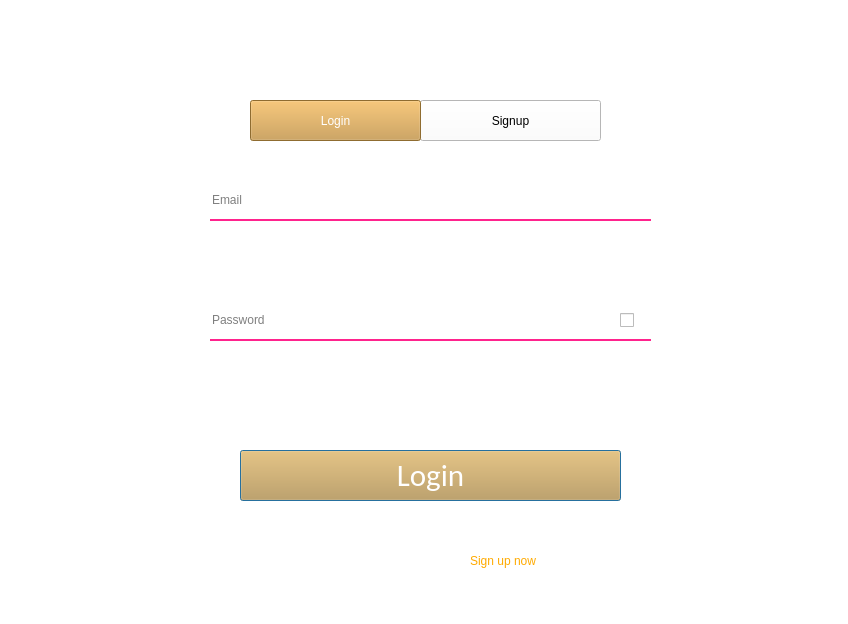
<?xml version="1.0" encoding="UTF-8"?>
<ui version="4.0">
 <class>Dialog</class>
 <widget class="QDialog" name="Dialog">
  <property name="geometry">
   <rect>
    <x>0</x>
    <y>0</y>
    <width>848</width>
    <height>624</height>
   </rect>
  </property>
  <property name="windowTitle">
   <string>Dialog</string>
  </property>
  <property name="layoutDirection">
   <enum>Qt::LeftToRight</enum>
  </property>
  <property name="autoFillBackground">
   <bool>false</bool>
  </property>
  <property name="styleSheet">
   <string notr="true">background-color: rgb(255, 255, 255);</string>
  </property>
  <property name="locale">
   <locale language="English" country="UnitedKingdom"/>
  </property>
  <widget class="QLabel" name="Login">
   <property name="geometry">
    <rect>
     <x>370</x>
     <y>10</y>
     <width>146</width>
     <height>71</height>
    </rect>
   </property>
   <property name="font">
    <font>
     <family>MS Shell Dlg 2</family>
     <pointsize>28</pointsize>
     <weight>9</weight>
     <italic>false</italic>
     <bold>false</bold>
    </font>
   </property>
   <property name="styleSheet">
    <string notr="true">border: none;
background-color: none;
font: 75 28pt &quot;MS Shell Dlg 2&quot;;
color: rgb(255, 255, 255);
padding bottom: 7px;
</string>
   </property>
   <property name="locale">
    <locale language="English" country="UnitedKingdom"/>
   </property>
   <property name="frameShadow">
    <enum>QFrame::Plain</enum>
   </property>
   <property name="lineWidth">
    <number>0</number>
   </property>
   <property name="text">
    <string>Log In</string>
   </property>
   <property name="textFormat">
    <enum>Qt::AutoText</enum>
   </property>
   <property name="scaledContents">
    <bool>false</bool>
   </property>
  </widget>
  <widget class="QLineEdit" name="email">
   <property name="geometry">
    <rect>
     <x>210</x>
     <y>180</y>
     <width>441</width>
     <height>41</height>
    </rect>
   </property>
   <property name="styleSheet">
    <string notr="true">border: none;
border-bottom: 2px solid rgb(255, 35, 141);
font: 11pt &quot;Cambria&quot;;
color: rgb(0, 0, 0);
padding bottom: 7px;
selection-background-color: none</string>
   </property>
   <property name="placeholderText">
    <string>Email</string>
   </property>
  </widget>
  <widget class="QLineEdit" name="password">
   <property name="geometry">
    <rect>
     <x>210</x>
     <y>300</y>
     <width>441</width>
     <height>41</height>
    </rect>
   </property>
   <property name="styleSheet">
    <string notr="true">border: none;
border-bottom: 2px solid rgb(255, 35, 141);
font: 11pt &quot;Cambria&quot;;
color: rgb(0, 0, 0);
padding bottom: 7px;
</string>
   </property>
   <property name="placeholderText">
    <string>Password</string>
   </property>
  </widget>
  <widget class="QPushButton" name="loginbutton">
   <property name="geometry">
    <rect>
     <x>240</x>
     <y>450</y>
     <width>381</width>
     <height>51</height>
    </rect>
   </property>
   <property name="font">
    <font>
     <family>Calibri</family>
     <pointsize>23</pointsize>
     <weight>9</weight>
     <italic>false</italic>
     <bold>false</bold>
    </font>
   </property>
   <property name="styleSheet">
    <string notr="true">font: 75 20pt &quot;Comic Sans MS&quot;;
font: 75 23pt &quot;Calibri&quot;;
color: rgb(255, 255, 255);
background-color: rgb(200, 151, 67);</string>
   </property>
   <property name="text">
    <string>Login</string>
   </property>
  </widget>
  <widget class="QLabel" name="label">
   <property name="geometry">
    <rect>
     <x>280</x>
     <y>550</y>
     <width>201</width>
     <height>21</height>
    </rect>
   </property>
   <property name="styleSheet">
    <string notr="true">color: rgb(255, 255, 255);
font: 11pt &quot;MS Shell Dlg 2&quot;;
background-color: none;</string>
   </property>
   <property name="text">
    <string>Don't have an account? </string>
   </property>
  </widget>
  <widget class="QPushButton" name="signupbutton">
   <property name="geometry">
    <rect>
     <x>420</x>
     <y>100</y>
     <width>181</width>
     <height>41</height>
    </rect>
   </property>
   <property name="styleSheet">
    <string notr="true">font: 75 14pt &quot;MS Shell Dlg 2&quot;;
color: rgb(0, 0, 0);
background-color: rgb(255, 255, 255);</string>
   </property>
   <property name="text">
    <string>Signup</string>
   </property>
  </widget>
  <widget class="QPushButton" name="loginbuttons">
   <property name="geometry">
    <rect>
     <x>250</x>
     <y>100</y>
     <width>171</width>
     <height>41</height>
    </rect>
   </property>
   <property name="styleSheet">
    <string notr="true">font: 75 14pt &quot;MS Shell Dlg 2&quot;;
color: rgb(255, 255, 255);
background-color: rgb(200, 151, 67);</string>
   </property>
   <property name="text">
    <string>Login</string>
   </property>
  </widget>
  <widget class="QLabel" name="label_2">
   <property name="geometry">
    <rect>
     <x>470</x>
     <y>550</y>
     <width>111</width>
     <height>21</height>
    </rect>
   </property>
   <property name="styleSheet">
    <string notr="true">font: 10pt &quot;MS Shell Dlg 2&quot;;
color: rgb(255, 170, 0);
background-color:none;</string>
   </property>
   <property name="text">
    <string>Sign up now</string>
   </property>
  </widget>
  <widget class="QCheckBox" name="show_password_checkbox">
   <property name="geometry">
    <rect>
     <x>620</x>
     <y>310</y>
     <width>81</width>
     <height>20</height>
    </rect>
   </property>
   <property name="styleSheet">
    <string notr="true">background-color: none;</string>
   </property>
   <property name="text">
    <string/>
   </property>
  </widget>
  <widget class="QLabel" name="label_3">
   <property name="geometry">
    <rect>
     <x>-10</x>
     <y>0</y>
     <width>881</width>
     <height>631</height>
    </rect>
   </property>
   <property name="sizeIncrement">
    <size>
     <width>640</width>
     <height>640</height>
    </size>
   </property>
   <property name="text">
    <string/>
   </property>
   <property name="pixmap">
    <pixmap>../../Downloads/burger-tasty.jpg</pixmap>
   </property>
   <property name="scaledContents">
    <bool>true</bool>
   </property>
  </widget>
  <zorder>label_3</zorder>
  <zorder>Login</zorder>
  <zorder>email</zorder>
  <zorder>password</zorder>
  <zorder>loginbutton</zorder>
  <zorder>label</zorder>
  <zorder>signupbutton</zorder>
  <zorder>loginbuttons</zorder>
  <zorder>label_2</zorder>
  <zorder>show_password_checkbox</zorder>
 </widget>
 <tabstops>
  <tabstop>signupbutton</tabstop>
  <tabstop>loginbuttons</tabstop>
  <tabstop>email</tabstop>
  <tabstop>password</tabstop>
  <tabstop>loginbutton</tabstop>
 </tabstops>
 <resources>
  <include location="test.qrc"/>
 </resources>
 <connections/>
</ui>
